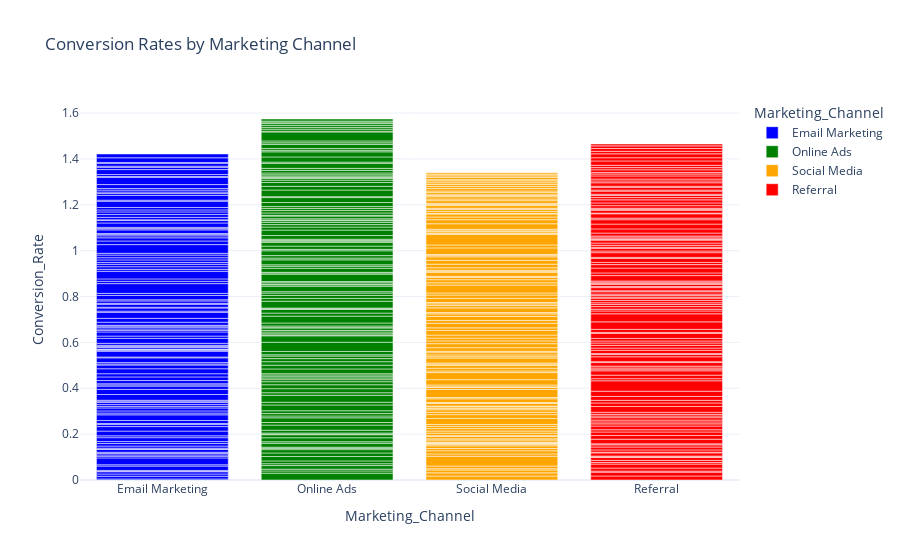

Notebook code for this chart:
### Code cell
# Calculate Conversion Rate
data['Conversion_Rate'] = data['New_Customers'] / data['Marketing_Spend']

fig = px.bar(data, x='Marketing_Channel', 
             y='Conversion_Rate', 
             title='Conversion Rates by Marketing Channel',
             color='Marketing_Channel',  # Assign color based on Marketing Channel
             color_discrete_map={          # Define color mapping for each Marketing Channel
                 'Email Marketing': 'blue',
                 'Online Ads': 'green',
                 'Social Media': 'orange',
                 'Referral': 'red'
             })
fig.show()

### Figure 1 — Plotly figure (JSON) as saved in the notebook; plotly's stock layout.template omitted (floating-point values rounded to 4 significant figures; data arrays with more than 128 entries replaced by an {"elided": "..."} marker saying what was removed)
{"data": [{"alignmentgroup": "True", "hovertemplate": "Marketing_Channel=%{x}<br>Conversion_Rate=%{y}<extra></extra>", "legendgroup": "Email Marketing", "marker": {"color": "blue", "pattern": {"shape": ""}}, "name": "Email Marketing", "offsetgroup": "Email Marketing", "orientation": "v", "showlegend": true, "textposition": "auto", "type": "bar", "x": ["Email Marketing", "Email Marketing", "Email Marketing", "Email Marketing", "Email Marketing", "Email Marketing", "Email Marketing", "Email Marketing", "Email Marketing", "Email Marketing", "Email Marketing", "Email Marketing", "Email Marketing", "Email Marketing", "Email Marketing", "Email Marketing", "Email Marketing", "Email Marketing", "Email Marketing", "Email Marketing", "Email Marketing", "Email Marketing", "Email Marketing", "Email Marketing", "Email Marketing", "Email Marketing", "Email Marketing", "Email Marketing", "Email Marketing", "Email Marketing", "Email Marketing", "Email Marketing", "Email Marketing", "Email Marketing", "Email Marketing", "Email Marketing", "Email Marketing", "Email Marketing", "Email Marketing", "Email Marketing", "Email Marketing", "Email Marketing", "Email Marketing", "Email Marketing", "Email Marketing", "Email Marketing", "Email Marketing", "Email Marketing", "Email Marketing", "Email Marketing", "Email Marketing", "Email Marketing", "Email Marketing", "Email Marketing", "Email Marketing", "Email Marketing", "Email Marketing", "Email Marketing", "Email Marketing", "Email Marketing", "Email Marketing", "Email Marketing", "Email Marketing", "Email Marketing", "Email Marketing", "Email Marketing", "Email Marketing", "Email Marketing", "Email Marketing", "Email Marketing", "Email Marketing", "Email Marketing", "Email Marketing", "Email Marketing", "Email Marketing", "Email Marketing", "Email Marketing", "Email Marketing", "Email Marketing", "Email Marketing", "Email Marketing", "Email Marketing", "Email Marketing", "Email Marketing", "Email Marketing", "Email Marketing", "Email Marketing", "Email Marketing", "Email Marketing", "Email Marketing", "Email Marketing", "Email Marketing", "Email Marketing", "Email Marketing", "Email Marketing", "Email Marketing", "Email Marketing", "Email Marketing", "Email Marketing", "Email Marketing", "Email Marketing", "Email Marketing", "Email Marketing", "Email Marketing", "Email Marketing", "Email Marketing", "Email Marketing", "Email Marketing", "Email Marketing", "Email Marketing", "Email Marketing", "Email Marketing", "Email Marketing", "Email Marketing", "Email Marketing", "Email Marketing", "Email Marketing", "Email Marketing", "Email Marketing", "Email Marketing", "Email Marketing", "Email Marketing", "Email Marketing", "Email Marketing"], "xaxis": "x", "y": [0.004586, 0.01173, 0.009801, 0.009968, 0.002744, 0.003004, 0.01883, 0.005834, 0.02982, 0.007341, 0.005836, 0.006392, 0.004958, 0.01234, 0.002338, 0.003368, 0.009088, 0.01117, 0.00851, 0.01692, 0.007937, 0.02072, 0.01971, 0.009163, 0.004164, 0.01308, 0.02489, 0.007601, 0.009535, 0.01286, 0.005951, 0.00865, 0.009019, 0.006026, 0.003936, 0.02496, 0.02232, 0.01431, 0.005344, 0.004854, 0.0141, 0.0158, 0.01393, 0.02167, 0.01629, 0.004279, 0.006316, 0.02088, 0.003567, 0.02501, 0.004399, 0.002682, 0.002302, 0.006968, 0.004602, 0.004879, 0.00879, 0.02144, 0.01003, 0.018, 0.007222, 0.006037, 0.007739, 0.004966, 0.003184, 0.01344, 0.01683, 0.02632, 0.005159, 0.01361, 0.003234, 0.01293, 0.004206, 0.01045, 0.005048, 0.01869, 0.009208, 0.04257, 0.009727, 0.01084, 0.03323, 0.008463, 0.01139, 0.01062, 0.007886, 0.0112, 0.009498, 0.01151, 0.007738, 0.038, 0.01579, 0.01389, 0.008656, 0.006673, 0.003424, 0.01591, 0.005475, 0.005278, 0.01923, 0.01119, 0.002756, 0.01062, 0.0123, 0.0114, 0.00884, 0.01041, 0.02738, 0.004535, 0.02111, 0.008557, 0.005691, 0.008648, 0.006992, 0.01703, 0.03139, 0.003747, 0.008627, 0.02155, 0.009621, 0.005016, 0.0127, 0.003779, 0.02039, 0.0168], "yaxis": "y"}, {"alignmentgroup": "True", "hovertemplate": "Marketing_Channel=%{x}<br>Conversion_Rate=%{y}<extra></extra>", "legendgroup": "Online Ads", "marker": {"color": "green", "pattern": {"shape": ""}}, "name": "Online Ads", "offsetgroup": "Online Ads", "orientation": "v", "showlegend": true, "textposition": "auto", "type": "bar", "x": {"elided": "130 str values"}, "xaxis": "x", "y": {"elided": "130 float values"}, "yaxis": "y"}, {"alignmentgroup": "True", "hovertemplate": "Marketing_Channel=%{x}<br>Conversion_Rate=%{y}<extra></extra>", "legendgroup": "Social Media", "marker": {"color": "orange", "pattern": {"shape": ""}}, "name": "Social Media", "offsetgroup": "Social Media", "orientation": "v", "showlegend": true, "textposition": "auto", "type": "bar", "x": ["Social Media", "Social Media", "Social Media", "Social Media", "Social Media", "Social Media", "Social Media", "Social Media", "Social Media", "Social Media", "Social Media", "Social Media", "Social Media", "Social Media", "Social Media", "Social Media", "Social Media", "Social Media", "Social Media", "Social Media", "Social Media", "Social Media", "Social Media", "Social Media", "Social Media", "Social Media", "Social Media", "Social Media", "Social Media", "Social Media", "Social Media", "Social Media", "Social Media", "Social Media", "Social Media", "Social Media", "Social Media", "Social Media", "Social Media", "Social Media", "Social Media", "Social Media", "Social Media", "Social Media", "Social Media", "Social Media", "Social Media", "Social Media", "Social Media", "Social Media", "Social Media", "Social Media", "Social Media", "Social Media", "Social Media", "Social Media", "Social Media", "Social Media", "Social Media", "Social Media", "Social Media", "Social Media", "Social Media", "Social Media", "Social Media", "Social Media", "Social Media", "Social Media", "Social Media", "Social Media", "Social Media", "Social Media", "Social Media", "Social Media", "Social Media", "Social Media", "Social Media", "Social Media", "Social Media", "Social Media", "Social Media", "Social Media", "Social Media", "Social Media", "Social Media", "Social Media", "Social Media", "Social Media", "Social Media", "Social Media", "Social Media", "Social Media", "Social Media", "Social Media", "Social Media", "Social Media", "Social Media", "Social Media", "Social Media", "Social Media", "Social Media", "Social Media", "Social Media", "Social Media", "Social Media", "Social Media", "Social Media", "Social Media", "Social Media", "Social Media", "Social Media", "Social Media", "Social Media", "Social Media", "Social Media", "Social Media", "Social Media", "Social Media"], "xaxis": "x", "y": [0.01708, 0.01415, 0.0125, 0.005726, 0.01159, 0.04262, 0.01005, 0.0138, 0.009568, 0.01208, 0.006698, 0.003105, 0.003013, 0.003291, 0.008978, 0.005112, 0.01094, 0.003177, 0.01083, 0.009305, 0.01062, 0.009568, 0.00839, 0.02623, 0.01663, 0.01004, 0.01111, 0.006318, 0.006807, 0.003267, 0.01108, 0.004247, 0.01629, 0.005667, 0.03471, 0.009274, 0.002296, 0.008192, 0.02332, 0.03067, 0.007138, 0.01202, 0.01259, 0.005326, 0.004818, 0.02164, 0.005756, 0.007891, 0.009854, 0.005869, 0.01566, 0.01749, 0.01223, 0.01219, 0.01329, 0.02006, 0.01144, 0.02, 0.01213, 0.01788, 0.01089, 0.0056, 0.02054, 0.009984, 0.007497, 0.005835, 0.01805, 0.01458, 0.009263, 0.03397, 0.01014, 0.01355, 0.009637, 0.004989, 0.01765, 0.004706, 0.004386, 0.01075, 0.0155, 0.01689, 0.01518, 0.006914, 0.00344, 0.02862, 0.01286, 0.04626, 0.004504, 0.006732, 0.004043, 0.006867, 0.024, 0.01773, 0.01159, 0.01303, 0.003018, 0.008551, 0.009049, 0.004593, 0.01182, 0.00502, 0.005013, 0.01134, 0.006983, 0.009956, 0.004876, 0.003894, 0.009325, 0.006931, 0.01061, 0.008847, 0.008602, 0.007921, 0.008427, 0.005226, 0.01014, 0.00645, 0.007252, 0.005831], "yaxis": "y"}, {"alignmentgroup": "True", "hovertemplate": "Marketing_Channel=%{x}<br>Conversion_Rate=%{y}<extra></extra>", "legendgroup": "Referral", "marker": {"color": "red", "pattern": {"shape": ""}}, "name": "Referral", "offsetgroup": "Referral", "orientation": "v", "showlegend": true, "textposition": "auto", "type": "bar", "x": ["Referral", "Referral", "Referral", "Referral", "Referral", "Referral", "Referral", "Referral", "Referral", "Referral", "Referral", "Referral", "Referral", "Referral", "Referral", "Referral", "Referral", "Referral", "Referral", "Referral", "Referral", "Referral", "Referral", "Referral", "Referral", "Referral", "Referral", "Referral", "Referral", "Referral", "Referral", "Referral", "Referral", "Referral", "Referral", "Referral", "Referral", "Referral", "Referral", "Referral", "Referral", "Referral", "Referral", "Referral", "Referral", "Referral", "Referral", "Referral", "Referral", "Referral", "Referral", "Referral", "Referral", "Referral", "Referral", "Referral", "Referral", "Referral", "Referral", "Referral", "Referral", "Referral", "Referral", "Referral", "Referral", "Referral", "Referral", "Referral", "Referral", "Referral", "Referral", "Referral", "Referral", "Referral", "Referral", "Referral", "Referral", "Referral", "Referral", "Referral", "Referral", "Referral", "Referral", "Referral", "Referral", "Referral", "Referral", "Referral", "Referral", "Referral", "Referral", "Referral", "Referral", "Referral", "Referral", "Referral", "Referral", "Referral", "Referral", "Referral", "Referral", "Referral", "Referral", "Referral", "Referral", "Referral", "Referral", "Referral", "Referral", "Referral", "Referral", "Referral", "Referral", "Referral", "Referral", "Referral", "Referral", "Referral", "Referral", "Referral", "Referral", "Referral", "Referral", "Referral", "Referral", "Referral", "Referral", "Referral"], "xaxis": "x", "y": [0.0175, 0.0167, 0.0046, 0.01303, 0.01757, 0.006645, 0.009616, 0.01257, 0.002756, 0.003423, 0.014, 0.002728, 0.01002, 0.01276, 0.009402, 0.004441, 0.02005, 0.01644, 0.01515, 0.009725, 0.01634, 0.00939, 0.008482, 0.007964, 0.01056, 0.007032, 0.007479, 0.009038, 0.02519, 0.01532, 0.01154, 0.01689, 0.02282, 0.04543, 0.009246, 0.01528, 0.01899, 0.007464, 0.005175, 0.007579, 0.01575, 0.004018, 0.02124, 0.009777, 0.004046, 0.014, 0.009998, 0.01196, 0.0103, 0.008848, 0.01115, 0.02137, 0.004475, 0.01378, 0.03253, 0.03516, 0.01251, 0.007453, 0.01146, 0.009272, 0.007581, 0.0101, 0.009916, 0.004495, 0.007452, 0.005712, 0.01032, 0.004218, 0.01368, 0.004683, 0.00968, 0.004471, 0.005275, 0.004904, 0.02346, 0.01165, 0.021, 0.01528, 0.009453, 0.01772, 0.004259, 0.02068, 0.007066, 0.01107, 0.005109, 0.008756, 0.009806, 0.01263, 0.003571, 0.002903, 0.007339, 0.004511, 0.0126, 0.01818, 0.02102, 0.01911, 0.006761, 0.01905, 0.002896, 0.01256, 0.003203, 0.005267, 0.01152, 0.01195, 0.01343, 0.009843, 0.009084, 0.005243, 0.01373, 0.004765, 0.01132, 0.00509, 0.01544, 0.00785, 0.008165, 0.01381, 0.008198, 0.006272, 0.01231, 0.009453, 0.01001, 0.01895, 0.01405, 0.01714, 0.01077, 0.01244, 0.01141, 0.008307], "yaxis": "y"}], "layout": {"barmode": "relative", "legend": {"title": {"text": "Marketing_Channel"}, "tracegroupgap": 0}, "title": {"text": "Conversion Rates by Marketing Channel"}, "xaxis": {"anchor": "y", "categoryarray": ["Email Marketing", "Online Ads", "Social Media", "Referral"], "categoryorder": "array", "domain": [0, 1], "title": {"text": "Marketing_Channel"}}, "yaxis": {"anchor": "x", "domain": [0, 1], "title": {"text": "Conversion_Rate"}}}}
